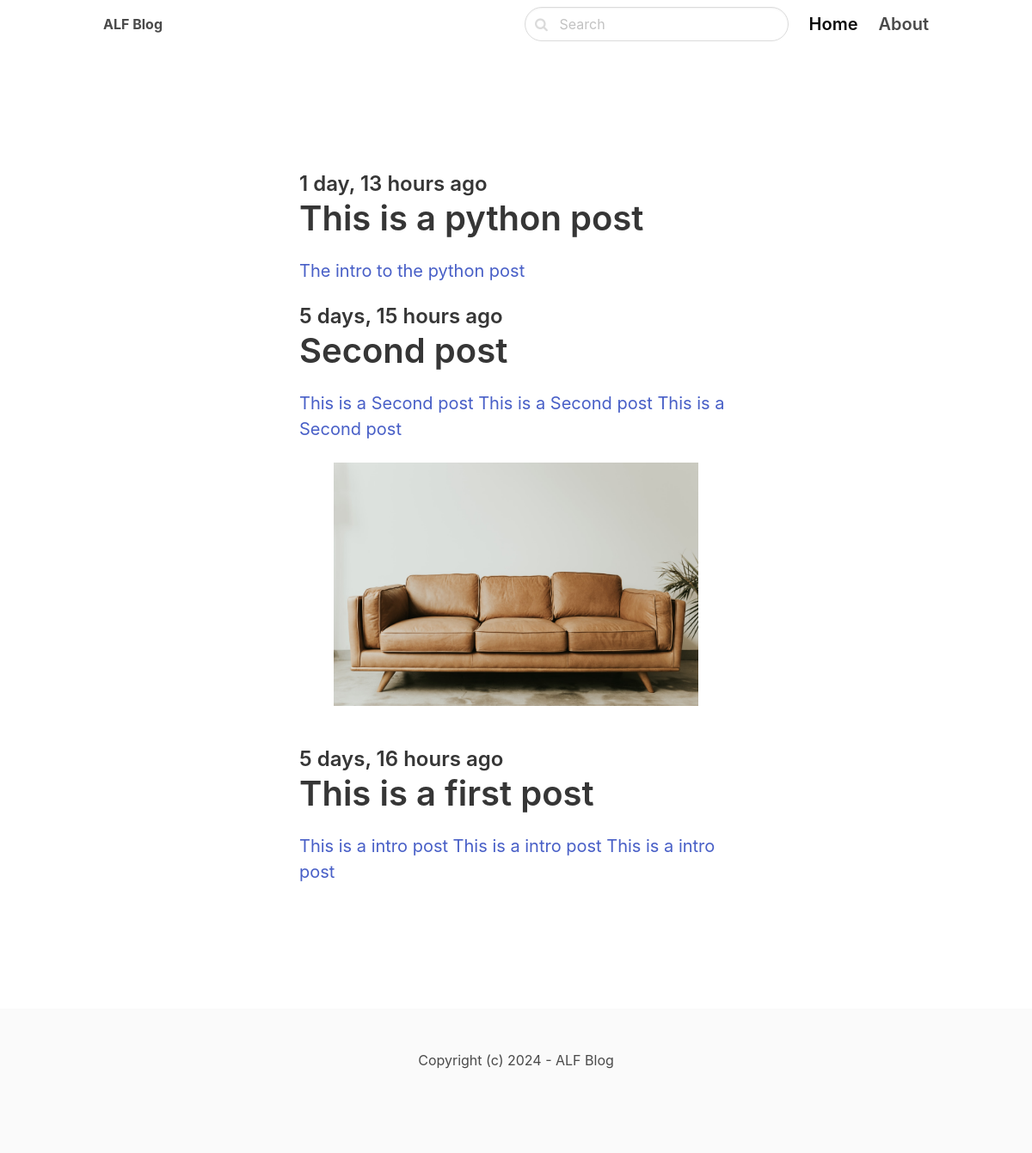
The page / on the database its author committed.
### blog/models.py (models this page shows, shortened)
class Post(models.Model):
    ACTIVE = 'active'
    DRAFT = 'draft'
    CHOICES_STATUS = (
        (ACTIVE, 'Active'),
        (DRAFT, 'Draft')
    )
    category = models.ForeignKey(Category, related_name='posts', on_delete=models.CASCADE)
    title = models.CharField(max_length=255)
    slug = models.SlugField()
    intro = models.TextField()
    body = models.TextField()
    created_at = models.DateTimeField(auto_now_add=True)
    status = models.CharField(max_length=10, choices=CHOICES_STATUS, default=ACTIVE)
    image = models.ImageField(upload_to='uploads/', blank=True, null=True)
    class Meta:
        ordering = ('-created_at',)

### core/views.py (the view)
# urls.py: path('', frontpage, name='frontpage'),
def frontpage(request):
    posts = Post.objects.filter(status=Post.ACTIVE)
    return render(request, 'core/frontpage.html', {'posts': posts})

### core/templates/core/frontpage.html (shortened to what this page needs)
{% extends 'core/base.html' %}
{% block content %}
<section class="hero">
    <div class="hero-body">
        <div class="container">
            <section class="section">
                <div class="columns">
                    <div class="column is-8 is-offset-2">
                        {% for post in posts %}
                            <div class="content is-medium">
                                <a href="{% url 'post_detail' post.category.slug post.slug %}">
                                    {% if post.image %}
                                        <figure class="image">
                                            <img src="{{ post.image.url }}">
                                        </figure>
                                    {% endif %}
                                    <h2 class="subtitle is-4">{{ post.created_at| timesince }} ago </h2>
                                    <h1 class="title">{{ post.title }}</h1>
                                    <p>{{ post.intro }}</p>
                                </a>
                             </div>
                         {% endfor %}
                    </div>
                </div>
            </section>
        </div>
    </div>
</section>
{% endblock %}

### rows shown on the page
Post: created_at "1 day, 13 hours", title "This is a python post", intro "The intro to the python post"
Post: created_at "5 days, 15 hours", title "Second post", intro "This is a Second post This is a Second post This is a Second post"
Post: image (picture), created_at "5 days, 16 hours", title "This is a first post", intro "This is a intro post This is a intro post This is a intro post"
